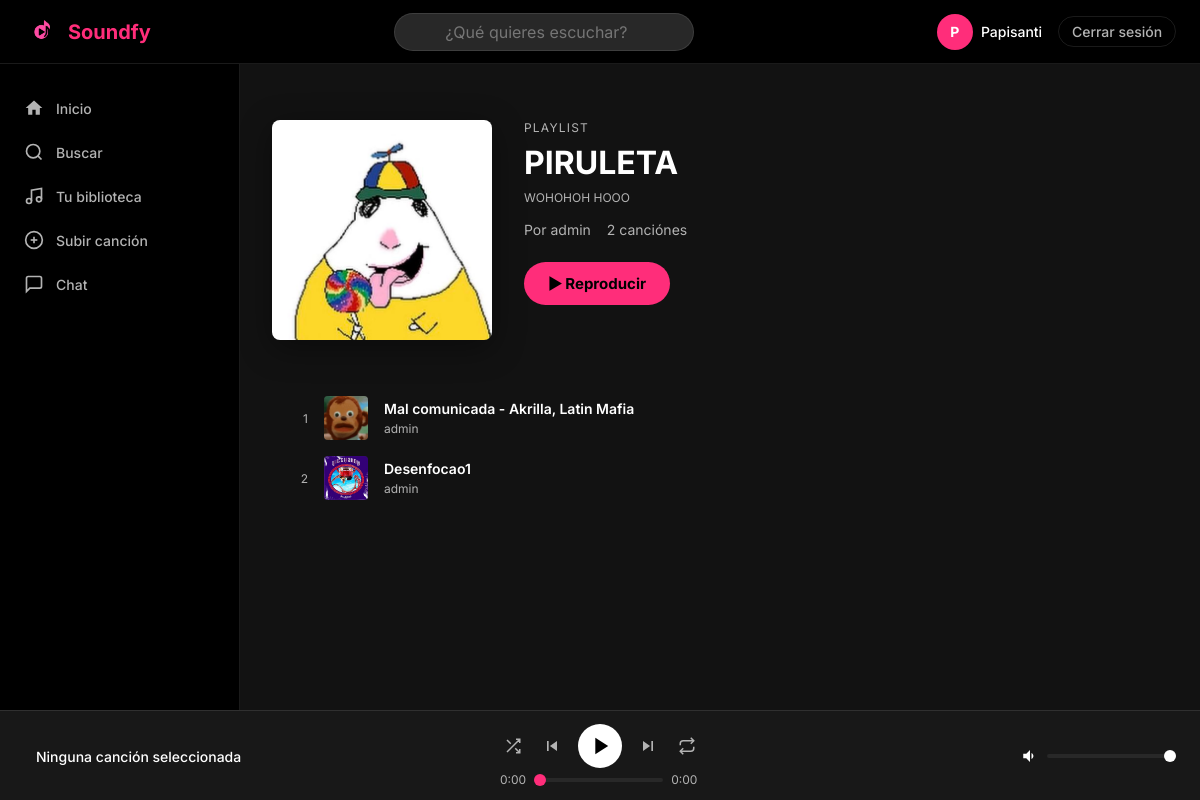
The page /playlists/1/ (signed in) on the database its author committed.
### users/models.py (models this page shows, shortened)
class Usuario(AbstractUser):
    foto_perfil = models.ImageField(
        upload_to='fotos_perfil/',
        null=True,
        blank=True
    )
    biografia = models.TextField(max_length=500, blank=True)
    fecha_nacimiento = models.DateField(null=True, blank=True)
    es_artista = models.BooleanField(default=False)
    seguidores = models.ManyToManyField(
        'self',
        symmetrical=False,
        related_name='siguiendo',
        blank=True
    )
    class Meta:
        verbose_name = 'Usuario'
        verbose_name_plural = 'Usuarios'

### music/models.py (models this page shows, shortened)
class Playlist(models.Model):
    nombre = models.CharField(max_length=200)
    descripcion = models.TextField(blank=True)
    propietario = models.ForeignKey(
        Usuario,
        on_delete=models.CASCADE,
        related_name='playlists'
    )
    canciones = models.ManyToManyField(
        Cancion,
        through='PlaylistCancion',
        blank=True
    )
    portada = models.ImageField(upload_to='portadas_playlists/', null=True, blank=True)
    es_publica = models.BooleanField(default=True)
    creada_en = models.DateTimeField(auto_now_add=True)
    class Meta:
        verbose_name = 'Playlist'
        verbose_name_plural = 'Playlists'

class Cancion(models.Model):
    titulo = models.CharField(max_length=200)
    artista = models.ForeignKey(
        Usuario,
        on_delete=models.CASCADE,
        related_name='canciones'
    )
    album = models.ForeignKey(
        Album,
        on_delete=models.SET_NULL,
        null=True,
        blank=True,
        related_name='canciones'
    )
    genero = models.ForeignKey(
        Genero,
        on_delete=models.SET_NULL,
        null=True,
        blank=True
    )
    archivo_audio = models.FileField(upload_to='canciones/')
    portada = models.ImageField(upload_to='portadas_canciones/', null=True, blank=True)
    duracion = models.PositiveIntegerField(help_text='Duración en segundos', default=0)
    reproducciones = models.PositiveIntegerField(default=0)
    fecha_subida = models.DateTimeField(auto_now_add=True)
    es_publica = models.BooleanField(default=True)
    class Meta:
        verbose_name = 'Canción'
        verbose_name_plural = 'Canciones'
        ordering = ['-fecha_subida']

### music/views.py (the view)
# urls.py: path('playlists/<int:pk>/', views.vista_detalle_playlist, name='detalle_playlist'),
@login_required
def vista_detalle_playlist(request, pk):
    playlist = get_object_or_404(Playlist, pk=pk)
    if not playlist.es_publica and playlist.propietario != request.user:
        messages.error(request, 'Esta playlist es privada.')
        return redirect('inicio')
    return render(request, 'music/detalle_playlist.html', {'playlist': playlist})

### templates/music/detalle_playlist.html (shortened to what this page needs)
{% extends 'base.html' %}
{% block contenido %}
<div class="detalle-cancion" style="padding: 1.5rem 0 2rem;">
    <div class="detalle-portada">
        {% if playlist.portada %}
            <img src="{{ playlist.portada.url }}" alt="{{ playlist.nombre }}">
        {% else %}
            <div class="portada-placeholder grande">♫</div>
        {% endif %}
    </div>
    <div class="detalle-info">
        <span class="texto-muted" style="font-size:0.75rem; text-transform:uppercase; letter-spacing:0.1em;">Playlist</span>
        <h1>{{ playlist.nombre }}</h1>
        {% if playlist.descripcion %}
            <p class="texto-muted">{{ playlist.descripcion }}</p>
        {% endif %}
        <div class="detalle-stats">
            <span>Por <a href="{% url 'perfil' username=playlist.propietario.username %}" class="enlace-rosa">{{ playlist.propietario.username }}</a></span>
            <span>{{ playlist.canciones.count }} canción{{ playlist.canciones.count|pluralize:"es" }}</span>
        </div>
        {% if playlist.canciones.all %}
        <div class="detalle-acciones">
            <button class="btn-primario" onclick="reproducirCancionConCola(
                '{{ playlist.canciones.first.archivo_audio.url }}',
                '{{ playlist.canciones.first.titulo }}',
                '{{ playlist.canciones.first.artista.username }}',
                '{% if playlist.canciones.first.portada %}{{ playlist.canciones.first.portada.url }}{% endif %}',
                {{ playlist.canciones.first.pk }},
                colaPlaylist
            )">▶ Reproducir</button>
        </div>
        {% endif %}
    </div>
</div>
{% with canciones=playlist.canciones.all %}
{% if canciones %}
<div class="lista-canciones">
    {% for cancion in canciones %}
    <div class="fila-cancion" id="fila-{{ cancion.pk }}">
        <span class="texto-muted" style="width:1.5rem; text-align:right; flex-shrink:0;">{{ forloop.counter }}</span>
        <div style="width:44px; height:44px; flex-shrink:0; border-radius:var(--radio-sm); overflow:hidden; background:var(--color-superficie-2); cursor:pointer;"
             onclick="reproducirCancionConCola(
                '{{ cancion.archivo_audio.url }}',
                '{{ cancion.titulo }}',
                '{{ cancion.artista.username }}',
                '{% if cancion.portada %}{{ cancion.portada.url }}{% endif %}',
                {{ cancion.pk }},
                colaPlaylist
             )">
            {% if cancion.portada %}
                <img src="{{ cancion.portada.url }}" alt="{{ cancion.titulo }}" style="width:100%;height:100%;object-fit:cover;">
            {% else %}
                <div style="width:100%;height:100%;display:flex;align-items:center;justify-content:center;font-size:1.2rem;">♫</div>
            {% endif %}
        </div>
        <div style="flex:1; min-width:0; cursor:pointer;"
             onclick="reproducirCancionConCola(
                '{{ cancion.archivo_audio.url }}',
                '{{ cancion.titulo }}',
                '{{ cancion.artista.username }}',
                '{% if cancion.portada %}{{ cancion.portada.url }}{% endif %}',
                {{ cancion.pk }},
                colaPlaylist
             )">
            <span class="tarjeta-titulo">{{ cancion.titulo }}</span>
            <a href="{% url 'perfil' username=cancion.artista.username %}" class="tarjeta-artista enlace-rosa">{{ cancion.artista.username }}</a>
        </div>
    </div>
    {% endfor %}
</div>
{% else %}
<div style="text-align:center; padding:4rem 1rem; color:var(--color-texto-muted);">
    <div style="font-size:3rem; margin-bottom:1rem;">♫</div>
    <p style="margin-bottom:0.5rem;">Esta playlist está vacía.</p>
    <p style="font-size:0.85rem;">Añade canciones desde el detalle de cada canción.</p>
</div>
{% endif %}
{% endwith %}
{% endblock %}

### templates/partials/navbar.html
{% load static %}
<nav class="navbar">
    {% load static %}
    <div class="navbar-logo">
        <a href="{% url 'inicio' %}">
            <img src="{% static 'img/logo.png' %}" alt="Soundfy" height="36">
            <span>Soundfy</span>
        </a>
    </div>
    <div class="navbar-busqueda">
        <form action="{% url 'buscar' %}" method="GET">
            <input
                type="search"
                name="q"
                placeholder="¿Qué quieres escuchar?"
                value="{{ request.GET.q }}"
            >
        </form>
    </div>
    <div class="navbar-usuario">
        <a href="{% url 'perfil' username=user.username %}">
            {% if user.foto_perfil %}
                <img src="{{ user.foto_perfil.url }}" alt="{{ user.username }}" class="avatar-pequeño">
            {% else %}
                <div class="avatar-pequeño avatar-placeholder">{{ user.username|first|upper }}</div>
            {% endif %}
            <span>{{ user.username }}</span>
        </a>
        <a href="{% url 'logout' %}" class="btn-logout">Cerrar sesión</a>
    </div>
</nav>

### static/css/estilos.css (style rules this page uses)
:root { --color-fondo: #121212; --color-superficie: #181818; --color-superficie-2: #282828; --color-borde: rgba(255, 255, 255, 0.1); --color-texto: #ffffff; --color-texto-muted: #b3b3b3; --color-primario: #FF2D7A; --color-primario-hover: #ff4d8f; --color-peligro: #e91429; --fuente-principal: 'Inter', sans-serif; --altura-navbar: 64px; --anchura-sidebar: 240px; --altura-reproductor: 90px; --radio-sm: 4px; --radio-md: 8px; --radio-lg: 12px; --radio-full: 9999px; }
*, *::before, *::after { box-sizing: border-box; margin: 0; padding: 0; }
html { font-size: 16px; scroll-behavior: smooth; }
body { font-family: var(--fuente-principal); background-color: var(--color-fondo); color: var(--color-texto); min-height: 100dvh; -webkit-font-smoothing: antialiased; }
img { display: block; max-width: 100%; }
a { color: inherit; text-decoration: none; }
button { cursor: pointer; border: none; background: none; font: inherit; color: inherit; }
input, textarea, select { font: inherit; color: inherit; }
body:has(.navbar) { display: grid; grid-template-areas: "navbar navbar" "sidebar contenido" "reproductor reproductor"; grid-template-rows: var(--altura-navbar) 1fr var(--altura-reproductor); grid-template-columns: var(--anchura-sidebar) 1fr; height: 100dvh; overflow: hidden; }
.navbar { grid-area: navbar; display: flex; align-items: center; justify-content: space-between; padding: 0 1.5rem; background: #000; border-bottom: 1px solid var(--color-borde); z-index: 100; }
.navbar-logo a { display: flex; align-items: center; gap: 0.5rem; font-size: 1.25rem; font-weight: 700; color: var(--color-primario); }
.navbar-busqueda input { background: var(--color-superficie-2); border: 1px solid var(--color-borde); border-radius: var(--radio-full); padding: 0.5rem 1rem; width: 300px; color: var(--color-texto); transition: border-color 180ms ease; text-align: center; }
.navbar-usuario { display: flex; align-items: center; gap: 1rem; }
.avatar-pequeño { width: 36px; height: 36px; border-radius: var(--radio-full); object-fit: cover; }
.avatar-placeholder { background: var(--color-primario); display: flex; align-items: center; justify-content: center; font-weight: 700; font-size: 0.875rem; }
.navbar-usuario a { display: flex; align-items: center; gap: 0.5rem; font-size: 0.875rem; font-weight: 500; transition: color 180ms ease; }
.btn-logout { font-size: 0.8rem; color: var(--color-texto-muted) !important; padding: 0.4rem 0.8rem; border: 1px solid var(--color-borde); border-radius: var(--radio-full); transition: all 180ms ease !important; }
.texto-muted { font-size: 0.75rem; color: var(--color-texto-muted); }
.tarjeta-titulo { display: block; font-size: 0.875rem; font-weight: 600; white-space: nowrap; overflow: hidden; text-overflow: ellipsis; }
.tarjeta-artista { display: block; font-size: 0.75rem; color: var(--color-texto-muted); margin-top: 0.25rem; }
.lista-canciones { display: flex; flex-direction: column; margin-top: 1rem; }
.fila-cancion { display: flex; justify-content: space-between; align-items: center; padding: 0.75rem 1rem; border-radius: var(--radio-md); cursor: pointer; transition: background 180ms ease; font-size: 0.875rem; }
.detalle-cancion { display: flex; gap: 2rem; align-items: flex-start; padding: 2rem 0; }
.detalle-portada { width: 220px; height: 220px; flex-shrink: 0; border-radius: var(--radio-md); overflow: hidden; background: var(--color-superficie-2); box-shadow: 0 8px 32px rgba(0,0,0,0.4); }
.detalle-portada img { width: 100%; height: 100%; object-fit: cover; }
.detalle-info { display: flex; flex-direction: column; gap: 0.5rem; }
.detalle-info h1 { font-size: 2rem; font-weight: 700; }
.detalle-acciones { display: flex; align-items: center; gap: 1rem; margin-top: 1rem; }
.detalle-stats { display: flex; gap: 1rem; margin-top: 0.5rem; font-size: 0.875rem; color: var(--color-texto-muted); }
.fila-cancion { display: flex; align-items: center; gap: 1rem; padding: 0.5rem 0.75rem; border-radius: var(--radio-md); cursor: pointer; transition: background 180ms ease; }
.btn-primario { background: var(--color-primario); color: #000; font-weight: 700; font-size: 0.9375rem; padding: 0.75rem 1.5rem; border-radius: var(--radio-full); transition: background 180ms ease, transform 100ms ease; display: inline-block; text-align: center; cursor: pointer; border: none; }
.enlace-rosa { color: var(--color-texto-muted); text-decoration: none; transition: color 180ms ease; }

### rows shown on the page
Usuario: username|first "P", username "Papisanti"
Playlist: portada (picture), nombre "PIRULETA", descripcion "WOHOHOH HOOO", propietario.username "admin", canciones.count "2"
Cancion: portada (picture), titulo "Mal comunicada - Akrilla, Latin Mafia", artista.username "admin"
Cancion: portada (picture), titulo "Desenfocao1", artista.username "admin"
